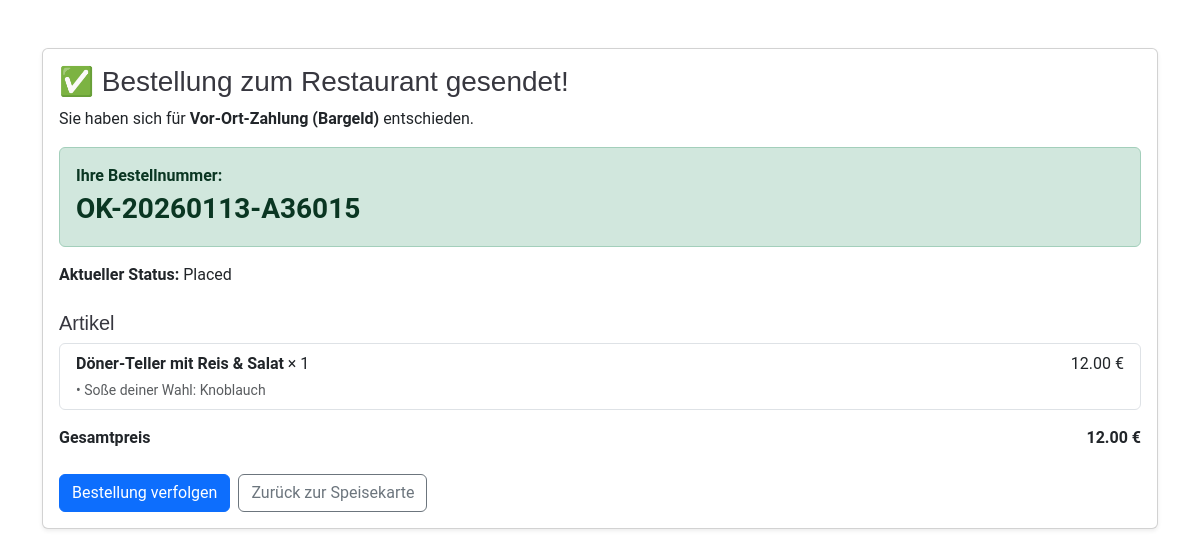
Screenshot of /order/success/OK-20260113-A36015/ with the database file from the repository.
### FoodOrdering/models.py (models this page shows, shortened)
class Order(models.Model):
    STATUS_CHOICES = (
        ("CART", "Cart"),
        ("PLACED", "Placed"),
        ("PREPARING", "Preparing"),
        ("DELIVERING", "Delivering"),
        ("COMPLETED", "Completed"),
        ("CANCELLED", "Cancelled"),
    )
    user = models.ForeignKey(settings.AUTH_USER_MODEL, on_delete=models.SET_NULL, null=True, blank=True)
    full_name = models.CharField(max_length=120)
    phone = models.CharField(max_length=50)
    email = models.EmailField(blank=True)
    address_line = models.CharField(max_length=255, blank=True)  # for delivery
    city = models.CharField(max_length=120, blank=True)
    postal_code = models.CharField(max_length=20, blank=True)
    notes = models.TextField(blank=True)
    status = models.CharField(max_length=12, choices=STATUS_CHOICES, default="CART")
    created_at = models.DateTimeField(auto_now_add=True)
    placed_at = models.DateTimeField(null=True, blank=True)
    payment_method = models.CharField(max_length=20, blank=True)  # "CASH" or "STRIPE"
    is_paid = models.BooleanField(default=False)
    stripe_session_id = models.CharField(max_length=255, blank=True)
    stripe_payment_intent_id = models.CharField(max_length=255, blank=True)
    order_number = models.CharField(max_length=20, unique=True, null=True, blank=True, db_index=True)
    def total_price(self):
        return sum(item.total_price() for item in self.items.all())

class OrderItem(models.Model):
    order = models.ForeignKey(Order, on_delete=models.CASCADE, related_name="items")
    product = models.ForeignKey(Product, on_delete=models.PROTECT)
    quantity = models.PositiveIntegerField(default=1)
    price_at_time = models.DecimalField(max_digits=8, decimal_places=2)
    def options_total(self):
        return sum(o.price_delta_at_time for o in self.chosen_options.all())
    def unit_total(self):
        return self.price_at_time + self.options_total()
    def total_price(self):
        return self.unit_total() * self.quantity

class Product(models.Model):
    category = models.ForeignKey(Category, on_delete=models.PROTECT, related_name="products")
    name = models.CharField(max_length=160)
    slug = models.SlugField(max_length=180, unique=True)
    description = models.TextField(blank=True)
    price = models.DecimalField(max_digits=8, decimal_places=2)
    image = models.ImageField(upload_to="products/", blank=True, null=True)
    is_available = models.BooleanField(default=True)
    class Meta:
        ordering = ["name"]

class OrderItemOption(models.Model):
    order_item = models.ForeignKey(OrderItem, on_delete=models.CASCADE, related_name="chosen_options")
    option = models.ForeignKey(Option, on_delete=models.PROTECT)
    price_delta_at_time = models.DecimalField(max_digits=8, decimal_places=2)
    class Meta:
        unique_together = ("order_item", "option")

class Option(models.Model):
    group = models.ForeignKey(OptionGroup, on_delete=models.CASCADE, related_name="options")
    name = models.CharField(max_length=120)
    price_delta = models.DecimalField(max_digits=8, decimal_places=2, default=Decimal("0.00"))
    sort_order = models.PositiveIntegerField(default=0)
    is_active = models.BooleanField(default=True)
    class Meta:
        ordering = ["sort_order", "name"]

class OptionGroup(models.Model):
    name = models.CharField(max_length=120)
    slug = models.SlugField(max_length=140, unique=True)
    is_required = models.BooleanField(default=False)
    min_select = models.PositiveIntegerField(default=0)
    max_select = models.PositiveIntegerField(default=1)  # 1 = radio, >1 = checkboxes
    sort_order = models.PositiveIntegerField(default=0)
    is_active = models.BooleanField(default=True)
    class Meta:
        ordering = ["sort_order", "name"]

### FoodOrdering/views.py (the view)
# urls.py: path("order/success/<str:order_number>/", views.order_success, name="order_success"),
def order_success(request, order_number):
    order = get_object_or_404(Order, order_number=order_number)
    return render(request, "order_success.html", {"order": order})

### templates/order_success.html (shortened to what this page needs)
{% load static %}
<!DOCTYPE html>
<html lang="de">
<head>
  <link href="{% static 'assets/vendor/bootstrap/css/bootstrap.min.css' %}" rel="stylesheet">
  <link href="{% static 'assets/css/main.css' %}" rel="stylesheet">
</head>
<body>
<div class="container my-5">
  <div class="card shadow-sm">
    <div class="card-body">
      <h3 class="mb-2">✅ Bestellung zum Restaurant gesendet!</h3>
      <p class="mb-3">Sie haben sich für <strong>Vor-Ort-Zahlung (Bargeld)</strong> entschieden.</p>
      <div class="alert alert-success">
        <div><strong>Ihre Bestellnummer:</strong></div>
        <div class="fs-3 fw-bold">{{ order.order_number }}</div>
      </div>
      <div class="mb-3">
        <strong>Aktueller Status:</strong> {{ order.get_status_display }}
      </div>
      <h5 class="mt-4">Artikel</h5>
      <ul class="list-group">
        {% for item in order.items.all %}
          <li class="list-group-item d-flex justify-content-between">
            <div>
              <strong>{{ item.product.name }}</strong> × {{ item.quantity }}
              {% if item.chosen_options.all %}
                <div class="small text-muted mt-1">
                  {% for ch in item.chosen_options.all %}
                    • {{ ch.option.group.name }}: {{ ch.option.name }}<br>
                  {% endfor %}
                </div>
              {% endif %}
            </div>
            <div>{{ item.total_price }} €</div>
          </li>
        {% endfor %}
      </ul>
      <div class="d-flex justify-content-between mt-3">
        <strong>Gesamtpreis</strong>
        <strong>{{ order.total_price }} €</strong>
      </div>
      <div class="mt-4 d-flex gap-2">
        <a class="btn btn-primary" href="{% url 'track_order' %}">Bestellung verfolgen</a>
        <a class="btn btn-outline-secondary" href="{% url 'home' %}">Zurück zur Speisekarte</a>
      </div>
    </div>
  </div>
</div>
</body>
</html>

### static/assets/css/main.css (style rules this page uses)
:root { --default-font: "Roboto", system-ui, -apple-system, "Segoe UI", Roboto, "Helvetica Neue", Arial, "Noto Sans", "Liberation Sans", sans-serif, "Apple Color Emoji", "Segoe UI Emoji", "Segoe UI Symbol", "Noto Color Emoji"; --heading-font: "Amatic SC", sans-serif; --nav-font: "Inter", sans-serif; }
:root { --background-color: #ffffff; --default-color: #212529; --heading-color: #37373f; --accent-color: #ce1212; --surface-color: #ffffff; --contrast-color: #ffffff; }
:root { --nav-color: #7f7f90; --nav-hover-color: #ce1212; --nav-mobile-background-color: #ffffff; --nav-dropdown-background-color: #ffffff; --nav-dropdown-color: #7f7f90; --nav-dropdown-hover-color: #ce1212; }
:root { scroll-behavior: smooth; }
body { color: var(--default-color); background-color: var(--background-color); font-family: var(--default-font); }
a { color: var(--accent-color); text-decoration: none; transition: 0.3s; }
h1, h2, h3, h4, h5, h6 { color: var(--heading-color); font-family: var(--heading-font); }

### rows the page displays
Order: order_number "OK-20260113-A36015", status "Placed", total_price "12.00"
OrderItem: product.name "Döner-Teller mit Reis & Salat", quantity "1", total_price "12.00"
OrderItemOption: option.group.name "Soße deiner Wahl", option.name "Knoblauch"
